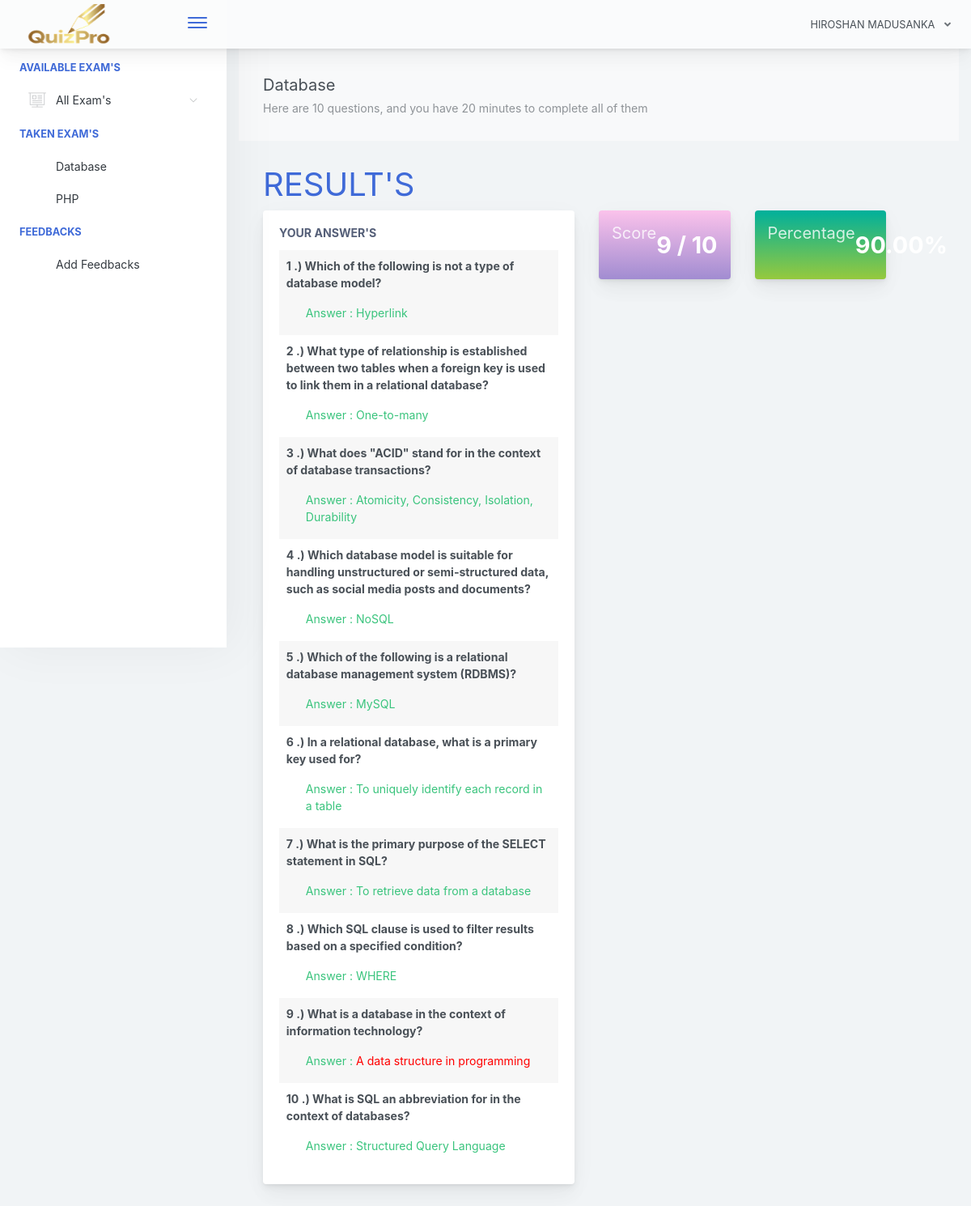
The page /home.php?page=result&id=29 (signed in) on the database its author committed.
### tables this page shows
CREATE TABLE `examinee_tbl` (
  `exmne_id` int(11) NOT NULL,
  `exmne_fullname` varchar(1000) NOT NULL,
  `exmne_course` varchar(1000) NOT NULL,
  `exmne_gender` varchar(1000) NOT NULL,
  `exmne_birthdate` varchar(1000) NOT NULL,
  `exmne_year_level` varchar(1000) NOT NULL,
  `exmne_email` varchar(1000) NOT NULL,
  `exmne_password` varchar(1000) NOT NULL,
  `exmne_status` varchar(1000) NOT NULL DEFAULT 'active'
);

CREATE TABLE `exam_tbl` (
  `ex_id` int(11) NOT NULL,
  `cou_id` int(11) NOT NULL,
  `ex_title` varchar(1000) NOT NULL,
  `ex_time_limit` varchar(1000) NOT NULL,
  `ex_questlimit_display` int(11) NOT NULL,
  `ex_description` varchar(1000) NOT NULL,
  `ex_created` timestamp NOT NULL DEFAULT current_timestamp() ON UPDATE current_timestamp()
);

CREATE TABLE `exam_question_tbl` (
  `eqt_id` int(11) NOT NULL,
  `exam_id` int(11) NOT NULL,
  `exam_question` varchar(1000) NOT NULL,
  `exam_ch1` varchar(1000) NOT NULL,
  `exam_ch2` varchar(1000) NOT NULL,
  `exam_ch3` varchar(1000) NOT NULL,
  `exam_ch4` varchar(1000) NOT NULL,
  `exam_answer` varchar(1000) NOT NULL,
  `exam_status` varchar(1000) NOT NULL DEFAULT 'active'
);

CREATE TABLE `exam_answers` (
  `exans_id` int(11) NOT NULL,
  `axmne_id` int(11) NOT NULL,
  `exam_id` int(11) NOT NULL,
  `quest_id` int(11) NOT NULL,
  `exans_answer` varchar(1000) NOT NULL,
  `exans_status` varchar(1000) NOT NULL DEFAULT 'new',
  `exans_created` timestamp NOT NULL DEFAULT current_timestamp() ON UPDATE current_timestamp()
);

### query/selectData.php (called while the page is built, shortened)
<?php
$exmneId = $_SESSION['examineeSession']['exmne_id'];
$selExmneeData = $conn->query("SELECT * FROM examinee_tbl WHERE exmne_id='$exmneId' ")->fetch(PDO::FETCH_ASSOC);
 ?>

### pages/result.php (the view, shortened to what this page needs)
 <?php
    $examId = $_GET['id'];
    $selExam = $conn->query("SELECT * FROM exam_tbl WHERE ex_id='$examId' ")->fetch(PDO::FETCH_ASSOC);
 ?>
<div class="app-main__outer">
<div class="app-main__inner">
    <div id="refreshData">
    <div class="col-md-12">
        <div class="app-page-title">
            <div class="page-title-wrapper">
                <div class="page-title-heading">
                    <div>
                        <?php echo $selExam['ex_title']; ?>
                          <div class="page-title-subheading">
                            <?php echo $selExam['ex_description']; ?>
                          </div>
                    </div>
                </div>
            </div>
        </div>
        <div class="row col-md-12">
        	<h1 class="text-primary">RESULT'S</h1>
        </div>
        <div class="row col-md-6 float-left">
        	<div class="main-card mb-3 card">
                <div class="card-body">
                	<h5 class="card-title">Your Answer's</h5>
        			<table class="align-middle mb-0 table table-borderless table-striped table-hover" id="tableList">
                    <?php
                    	$selQuest = $conn->query("SELECT * FROM exam_question_tbl eqt INNER JOIN exam_answers ea ON eqt.eqt_id = ea.quest_id WHERE eqt.exam_id='$examId' AND ea.axmne_id='$exmneId' AND ea.exans_status='new' ");
                    	$i = 1;
                    	while ($selQuestRow = $selQuest->fetch(PDO::FETCH_ASSOC)) { ?>
                    		<tr>
                    			<td>
                    				<b><p><?php echo $i++; ?> .) <?php echo $selQuestRow['exam_question']; ?></p></b>
                    				<label class="pl-4 text-success">
                    					Answer :
                    					<?php
                    						if($selQuestRow['exam_answer'] != $selQuestRow['exans_answer'])
                    						{ ?>
                    							<span style="color:red"><?php echo $selQuestRow['exans_answer']; ?></span>
                    						<?PHP }
                    						else
                    						{ ?>
                    							<span class="text-success"><?php echo $selQuestRow['exans_answer']; ?></span>
                    						<?php }
                    					 ?>
                    				</label>
                    			</td>
                    		</tr>
                    	<?php }
                     ?>
	                 </table>
                </div>
            </div>
        </div>
        <div class="col-md-6 float-left">
        	<div class="col-md-6 float-left">
        	<div class="card mb-3 widget-content bg-night-fade">
                <div class="widget-content-wrapper text-white">
                    <div class="widget-content-left">
                        <div class="widget-heading"><h5>Score</h5></div>
                        <div class="widget-subheading" style="color: transparent;">/</div>
                    </div>
                    <div class="widget-content-right">
                        <div class="widget-numbers text-white">
                            <?php
                                $selScore = $conn->query("SELECT * FROM exam_question_tbl eqt INNER JOIN exam_answers ea ON eqt.eqt_id = ea.quest_id AND eqt.exam_answer = ea.exans_answer  WHERE ea.axmne_id='$exmneId' AND ea.exam_id='$examId' AND ea.exans_status='new' ");
                            ?>
                            <span>
                                <?php echo $selScore->rowCount(); ?>
                                <?php
                                    $over  = $selExam['ex_questlimit_display'];
                                 ?>
                            </span> / <?php echo $over; ?>
                        </div>
                    </div>
                </div>
            </div>
        	</div>
            <div class="col-md-6 float-left">
            <div class="card mb-3 widget-content bg-happy-green">
                <div class="widget-content-wrapper text-white">
                    <div class="widget-content-left">
                        <div class="widget-heading"><h5>Percentage</h5></div>
                        <div class="widget-subheading" style="color: transparent;">/</div>
                        </div>
                        <div class="widget-content-right">
                        <div class="widget-numbers text-white">
                            <?php
                                $selScore = $conn->query("SELECT * FROM exam_question_tbl eqt INNER JOIN exam_answers ea ON eqt.eqt_id = ea.quest_id AND eqt.exam_answer = ea.exans_answer  WHERE ea.axmne_id='$exmneId' AND ea.exam_id='$examId' AND ea.exans_status='new' ");
                            ?>
                            <span>
                                <?php
                                    $score = $selScore->rowCount();
                                    $ans = $score / $over * 100;
                                    echo number_format($ans,2);
                                 ?>
                            </span>
                        </div>
                    </div>
                </div>
            </div>
            </div>
        </div>
    </div>
    </div>
</div>

### includes/header.php (shortened to what this page needs)
<?php
  include("conn.php");
  include("query/selectData.php");
 ?>
<!doctype html>
<html lang="en">
<head>
    <link href="./main.css" rel="stylesheet">
    <link href="css/sweetalert.css" rel="stylesheet">
</head>
<body id="body">
    <div class="app-container app-theme-white body-tabs-shadow fixed-sidebar fixed-header">
        <div class="app-header header-shadow">
            <div class="app-header__logo">
                <a href="home.php"><img src="assets/images/logo.png" alt="Logo" style="width: 120px; height: 50px; margin-right: 30px;"></a>
                <div class="header__pane ml-auto">
                    <div>
                        <button type="button" class="hamburger close-sidebar-btn hamburger--elastic" data-class="closed-sidebar">
                            <span class="hamburger-box">
                                <span class="hamburger-inner"></span>
                            </span>
                        </button>
                    </div>
                </div>
            </div>
                <div class="app-header__content">
                <div class="app-header-right">
                    <div class="header-btn-lg pr-0">
                        <div class="widget-content p-0">
                            <div class="widget-content-wrapper">
                                <div class="widget-content-left">
                                    <div class="btn-group">
                                        <a data-toggle="dropdown" aria-haspopup="true" aria-expanded="false" class="p-0 btn">
                                            <?php
                                                echo strtoupper($selExmneeData['exmne_fullname']);
                                             ?>
                                            <i class="fa fa-angle-down ml-2 opacity-8"></i>
                                        </a>
                                    </div>
                                </div>
                            </div>
                        </div>
                    </div>        </div>
            </div>
        </div>

### home.php (shortened to what this page needs)
<?php include("includes/header.php"); ?>
<div class="app-main">
<?php include("includes/sidebar.php"); ?>
<?php
   @$page = $_GET['page'];
   if($page != '')
   {
     if($page == "exam")
     {
       include("pages/exam.php");
     }
     else if($page == "result")
     {
       include("pages/result.php");
     }
     else if($page == "myscores")
     {
       include("pages/myscores.php");
     }
   }
   else
   {
     include("pages/home.php");
   }
 ?>
<?php include("includes/footer.php"); ?>

### includes/sidebar.php (shortened to what this page needs)
<div class="app-sidebar sidebar-shadow">
        <div class="scrollbar-sidebar">
        <div class="app-sidebar__inner">
            <ul class="vertical-nav-menu">
                <li class="app-sidebar__heading">AVAILABLE EXAM'S</li>
                <li>
                <a href="#">
                     <i class="metismenu-icon pe-7s-display2"></i>
                     All Exam's
                    <i class="metismenu-state-icon pe-7s-angle-down caret-left"></i>
                </a>
                </li>
                 <li class="app-sidebar__heading">TAKEN EXAM'S</li>
                <li>
                  <?php
                    $selTakenExam = $conn->query("SELECT * FROM exam_tbl et INNER JOIN exam_attempt ea ON et.ex_id = ea.exam_id WHERE exmne_id='$exmneId' ORDER BY ea.examat_id  ");
                    if($selTakenExam->rowCount() > 0)
                    {
                        while ($selTakenExamRow = $selTakenExam->fetch(PDO::FETCH_ASSOC)) { ?>
                            <a href="home.php?page=result&id=<?php echo $selTakenExamRow['ex_id']; ?>" >
                                <?php echo $selTakenExamRow['ex_title']; ?>
                            </a>
                        <?php }
                    }
                    else
                    { ?>
                        <a href="#" class="pl-3">You are not taking exam yet</a>
                    <?php }
                   ?>
                </li>
                <li class="app-sidebar__heading">FEEDBACKS</li>
                <li>
                    <a href="#" data-toggle="modal" data-target="#feedbacksModal" >
                        Add Feedbacks
                    </a>
                </li>
            </ul>
        </div>
    </div>
</div>

### includes/footer.php (shortened to what this page needs)
    </div>
        </div>
    </div>
</body>
</html>

### rows shown on the page
examinee_tbl: exmne_fullname "HIROSHAN MADUSANKA"
exam_tbl: ex_title "Database", ex_description "Here are 10 questions, and you have 20 minutes to complete all of them", ex_questlimit_display "10", ex_questlimit_display "90.00"
exam_tbl: ex_title "PHP"
exam_question_tbl: exam_question "Which of the following is not a type of database model?", exam_answers.exans_answer "Hyperlink"
exam_question_tbl: exam_question "What type of relationship is established between two tables when a foreign key is used to link them in a relational database?", exam_answers.exans_answer "One-to-many"
exam_question_tbl: exam_question "What does \"ACID\" stand for in the context of database transactions?", exam_answers.exans_answer "Atomicity, Consistency, Isolation, Durability"
exam_question_tbl: exam_question "Which database model is suitable for handling unstructured or semi-structured data, such as social media posts and documents?", exam_answers.exans_answer "NoSQL"
exam_question_tbl: exam_question "Which of the following is a relational database management system (RDBMS)?", exam_answers.exans_answer "MySQL"
exam_question_tbl: exam_question "In a relational database, what is a primary key used for?", exam_answers.exans_answer "To uniquely identify each record in a table"
exam_question_tbl: exam_question "What is the primary purpose of the SELECT statement in SQL?", exam_answers.exans_answer "To retrieve data from a database"
exam_question_tbl: exam_question "Which SQL clause is used to filter results based on a specified condition?", exam_answers.exans_answer "WHERE"
exam_question_tbl: exam_question "What is a database in the context of information technology?", exam_answers.exans_answer "A data structure in programming"
exam_question_tbl: exam_question "What is SQL an abbreviation for in the context of databases?", exam_answers.exans_answer "Structured Query Language"

### other values the page prints
$selScore->rowCount() "9"
